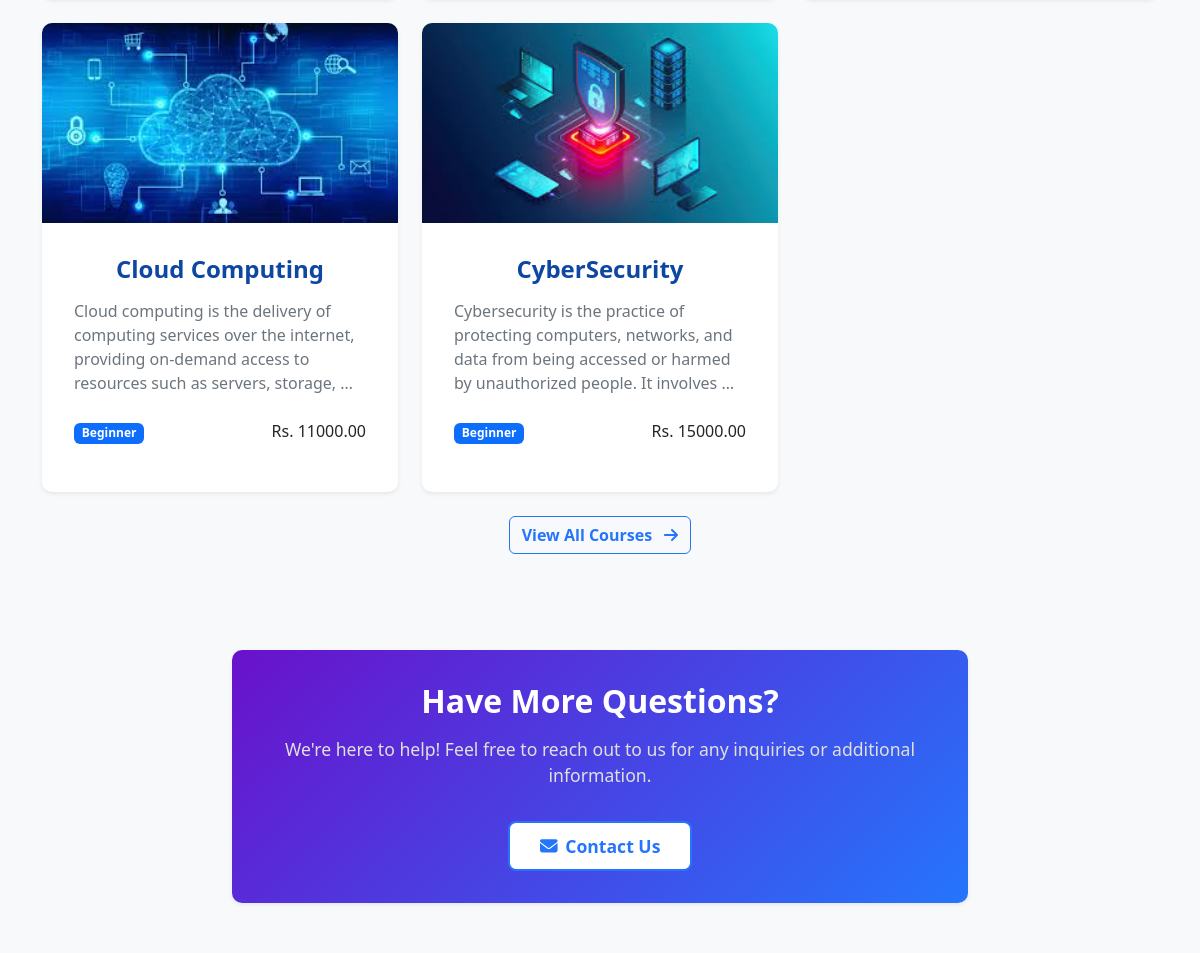
/ (middle part), run on an earlier commit of the app's database.
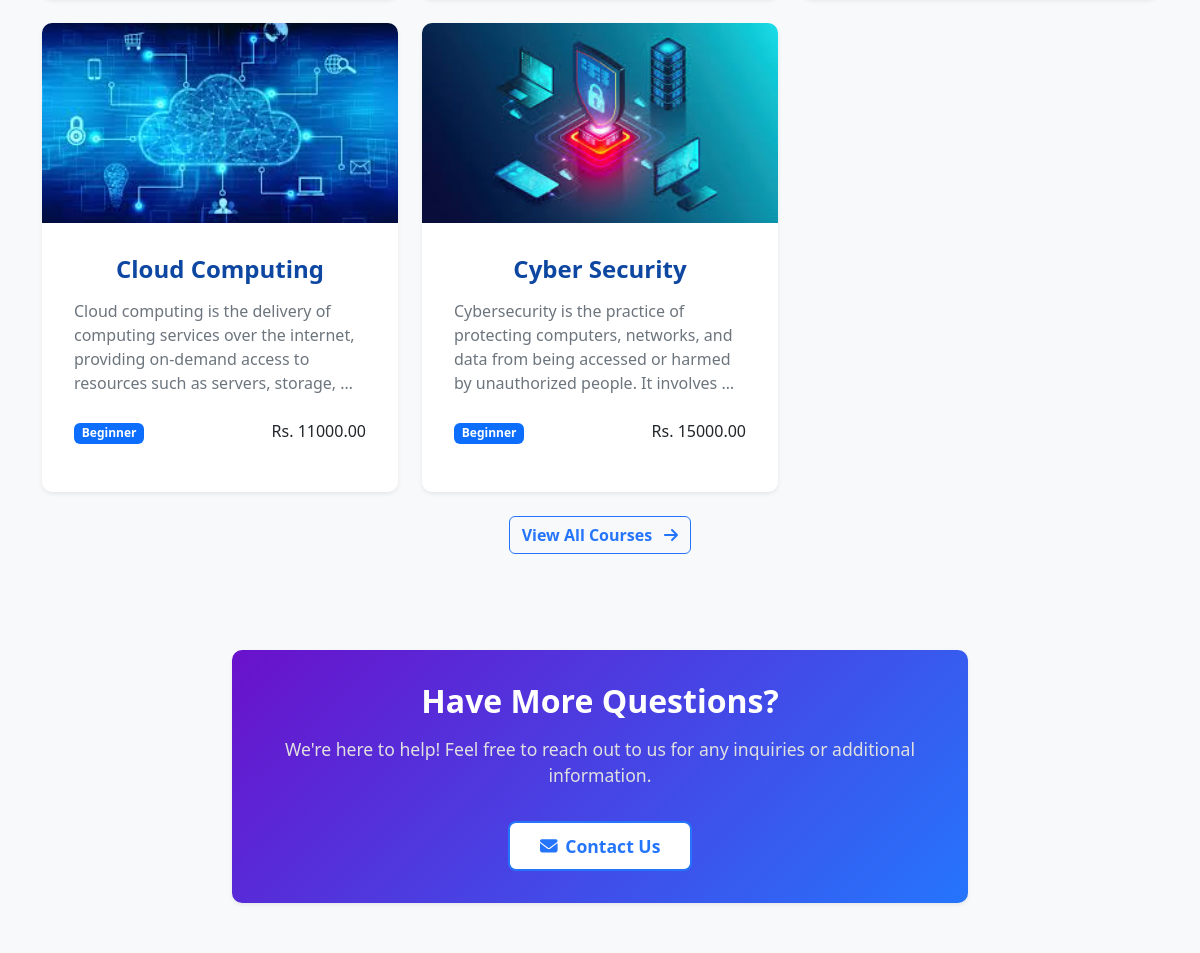
And on a later commit of the database.
### myapp/models.py (models this page shows, shortened)
class Course(models.Model):
    SKILL_LEVEL_CHOICES = [
        ('beginner', 'Beginner'),
        ('intermediate', 'Intermediate'),
        ('advanced', 'Advanced'),
    ]
    DURATION_CHOICES = [
        ('short-term', 'Short-term'),
        ('long-term', 'Long-term'),
    ]
    instructor = models.ForeignKey(
    settings.AUTH_USER_MODEL,
    on_delete=models.CASCADE,
    null=True,
    blank=True,
    related_name='courses'
)
    name = models.CharField(max_length=300)
    old_fee = models.DecimalField(max_digits=8, decimal_places=2, null=True, blank=True)
    description = models.TextField()
    duration = models.CharField(max_length=20, choices=DURATION_CHOICES)
    fee = models.DecimalField(max_digits=10, decimal_places=2)
    skill_level = models.CharField(max_length=20, choices=SKILL_LEVEL_CHOICES)
    prerequisites = models.TextField(blank=True)
    image = models.ImageField(upload_to='courses/', blank=True, null=True)
    promo_video_url = models.URLField(max_length=350, blank=True, null=True, help_text="YouTube/Vimeo embed URL")
    syllabus_video = models.FileField(upload_to='course_videos/', blank=True, null=True,
                                   help_text="Upload video file if not using URL")
    syllabus_text = models.TextField(blank=True, help_text="Detailed course syllabus")
    created_at = models.DateTimeField(default=timezone.now)
    updated_at = models.DateTimeField(auto_now=True)

### myapp/views.py (the view)
# urls.py: path("",home, name='home'),
def home(request):
    testimonials = Testimonial.objects.all()
    courses= Course.objects.all()
    context = {
        "courses":courses,
        "testimonials": testimonials,
        "date":date,
    }
    return render(request, 'main/home.html',context)

### myapp/templates/main/home.html (shortened to what this page needs)
{% extends 'base.html' %}
{% load static %}
{% block content %}
<section class="courses-section py-5">
  <div class="container">
    <div class="row row-cols-1 row-cols-md-2 row-cols-lg-3 g-4">
      {% for course in courses %}
      <div class="col">
        <div class="card h-100 shadow-sm">
          {% if course.image %}
          <img src="{{ course.image.url }}" class="card-img-top" alt="{{ course.name }}">
          {% else %}
          <img src="{% static 'images/default-course.jpg' %}" class="card-img-top" alt="Default Course Image">
          {% endif %}
          <div class="card-body">
            <h5 class="card-title">{{ course.name }}</h5>
            <p class="card-text">{{ course.short_description|default:course.description|truncatewords:20 }}</p>
            <div class="mb-3">
              <span class="badge bg-primary">{{ course.get_skill_level_display }}</span>
              <span class="float-end">Rs. {{ course.fee }}</span>
            </div>
          </div>
        </div>
      </div>
      {% endfor %}
    </div>
    <div class="text-center mt-4">
      <a href="{% url 'course' %}" class="btn btn-outline-primary btn-light">
        View All Courses <i class="fas fa-arrow-right ms-2"></i>
      </a>
    </div>
  </div>
</section>
<section class="inquiries-section py-5 bg-light">
  <div class="container">
    <div class="row justify-content-center">
      <div class="col-md-8 text-center">
        <div class="card shadow-sm">
          <div class="card-body">
            <h3 class="card-title">Have More Questions?</h3>
            <p class="card-text">We're here to help! Feel free to reach out to us for any inquiries or additional information.</p>
            <a href="#contact" class="btn btn-primary btn-lg">
              <i class="fas fa-envelope me-2"></i>Contact Us
            </a>
          </div>
        </div>
      </div>
    </div>
  </div>
</section>
{% endblock content %}

What changed in the data, as far as the page shows it:
changed Course: name "CyberSecurity" → "Cyber Security"
